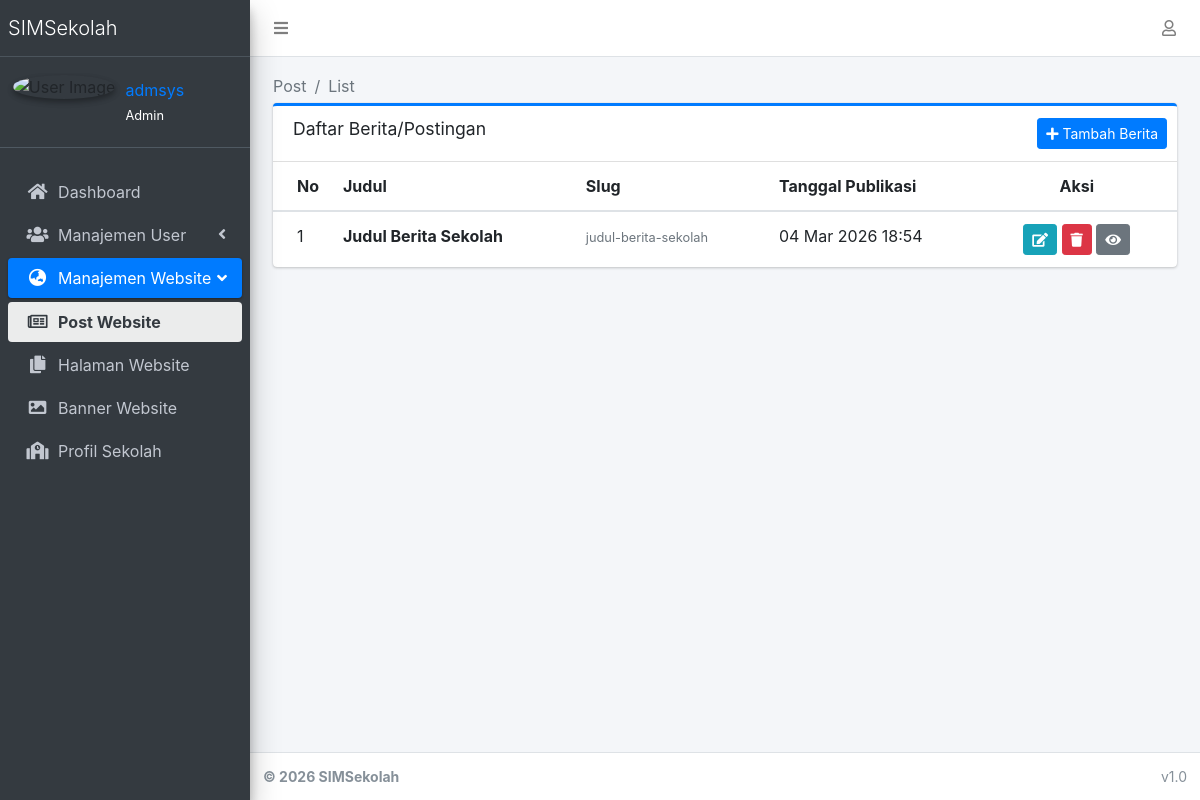
The app's page /posting/ (signed in), older data.
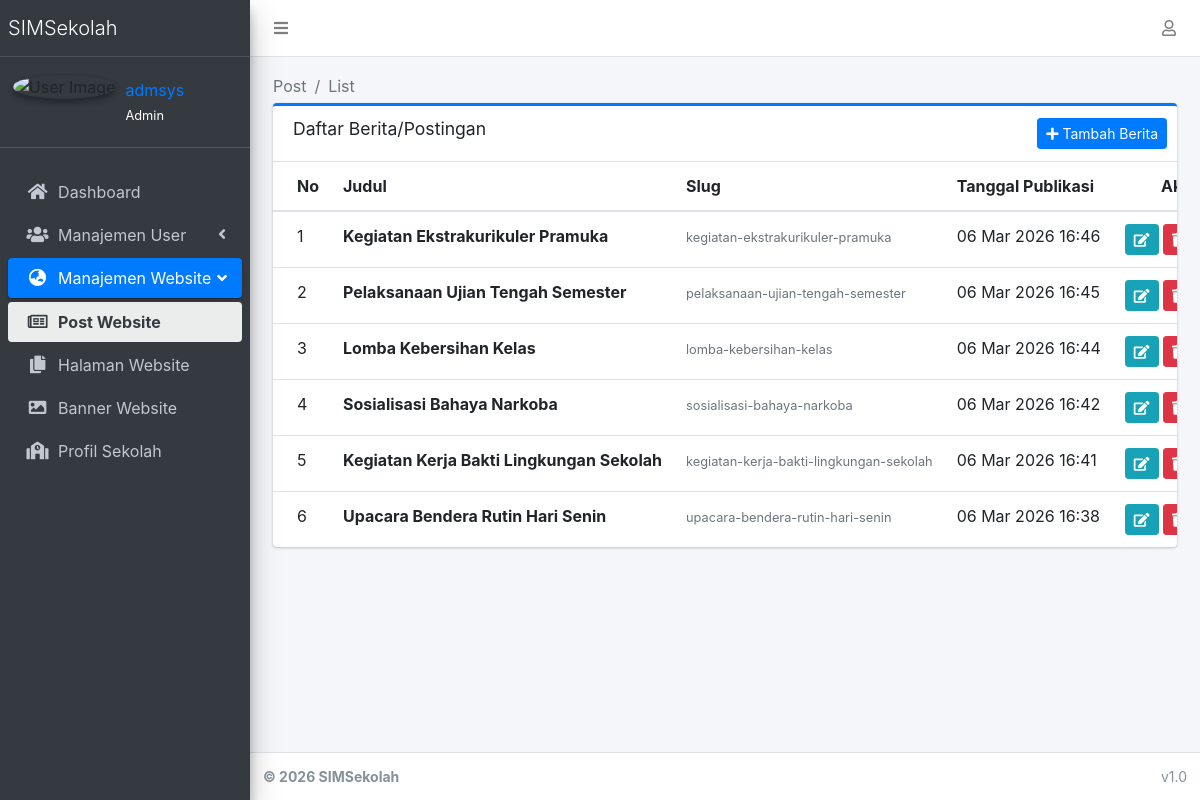
The same page, newer data.
### apps/website/models.py (models this page shows, shortened)
class Post(models.Model):
    title = models.CharField(max_length=200)
    slug = models.SlugField(unique=True, blank=True)
    image = models.ImageField(upload_to='blog/', blank=True, null=True)
    content = CKEditor5Field('Content', config_name='default')
    published_at = models.DateTimeField()

### apps/website/views/general.py (the view)
# urls.py: path('posting/', general.post_list, name='post_list'),
@login_required
def post_list(request):
    posts = Post.objects.all().order_by('-published_at')
    return render(request, 'dashboard/website/post_list.html', {'posts': posts})

### apps/accounts/templatetags/account_tags.py (called while the page is built)
@register.inclusion_tag('accounts/partials/user_info.html', takes_context=True)
def user_profile_info(context):
    request = context['request']
    user = request.user
    return {
        'profile': user.userprofile if user.is_authenticated else None,
        'user': user
    }

### apps/core/context_processors.py (called while the page is built)
def theme(request):
    return {
        "THEME": settings.THEME
    }

def breadcrumbs(request):
    breadcrumbs = []
    if request.resolver_match:
        url_name = request.resolver_match.url_name
        if url_name:
            parts = url_name.split("_")
            for part in parts:
                breadcrumbs.append({
                    "name": part.capitalize(),
                    "url": ""
                })
    return {
        "breadcrumbs": breadcrumbs
    }

### templates/dashboard/website/post_list.html (shortened to what this page needs)
{% extends "dashboard/base.html" %}
{% load static %}
{% block content %}
<div class="container-fluid">
    <div class="row">
        <div class="col-12">
            <div class="card card-outline card-primary">
                <div class="card-header">
                    <h3 class="card-title">Daftar Berita/Postingan</h3>
                    <div class="card-tools">
                        <a href="{% url 'website:post_create' %}" class="btn btn-primary btn-sm">
                            <i class="fas fa-plus"></i> Tambah Berita
                        </a>
                    </div>
                </div>
            <div class="card-body table-responsive p-0">
                <table class="table table-hover text-nowrap">
                    <thead>
                        <tr>
                            <th style="width: 50px;">No</th>
                            <th>Judul</th>
                            <th>Slug</th>
                            <th>Tanggal Publikasi</th>
                            <th class="text-center">Aksi</th>
                        </tr>
                    </thead>
                    <tbody>
                        {% for post in posts %}
                        <tr>
                            <td>{{ forloop.counter }}</td>
                            <td><strong>{{ post.title }}</strong></td>
                            <td><small class="text-muted">{{ post.slug }}</small></td>
                            <td>{{ post.published_at|date:"d M Y H:i" }}</td>
                            <td class="text-center">
                                <a href="{% url 'website:post_edit' post.pk %}" class="btn btn-sm btn-info" title="Edit">
                                    <i class="fas fa-edit"></i>
                                </a>
                                <a href="{% url 'website:post_delete' post.pk %}" class="btn btn-sm btn-danger" title="Hapus" onclick="return confirm('Yakin ingin menghapus berita ini?')">
                                    <i class="fas fa-trash"></i>
                                </a>
                                <a href="/berita/{{ post.slug }}/" target="_blank" class="btn btn-sm btn-secondary" title="Lihat di Web">
                                    <i class="fas fa-eye"></i>
                                </a>
                            </td>
                        </tr>
                        {% endfor %}
                    </tbody>
                </table>
            </div>
            </div>
        </div>
    </div>
</div>
{% endblock %}

Row changes from the older to the newer data that the page shows:
removed Post: title "Judul Berita Sekolah", slug "judul-berita-sekolah", published_at "04 Mar 2026 18:54"
added Post: title "Kegiatan Ekstrakurikuler Pramuka", slug "kegiatan-ekstrakurikuler-pramuka", published_at "06 Mar 2026 16:46"
added Post: title "Pelaksanaan Ujian Tengah Semester", slug "pelaksanaan-ujian-tengah-semester", published_at "06 Mar 2026 16:45"
added Post: title "Lomba Kebersihan Kelas", slug "lomba-kebersihan-kelas", published_at "06 Mar 2026 16:44"
added Post: title "Sosialisasi Bahaya Narkoba", slug "sosialisasi-bahaya-narkoba", published_at "06 Mar 2026 16:42"
added Post: title "Kegiatan Kerja Bakti Lingkungan Sekolah", slug "kegiatan-kerja-bakti-lingkungan-sekolah", published_at "06 Mar 2026 16:41"
added Post: title "Upacara Bendera Rutin Hari Senin", slug "upacara-bendera-rutin-hari-senin", published_at "06 Mar 2026 16:38"
